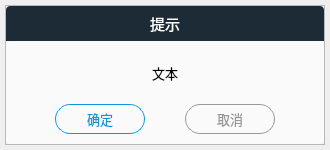
<?xml version="1.0" encoding="UTF-8"?>
<ui version="4.0">
 <class>TipsDialog</class>
 <widget class="QDialog" name="TipsDialog">
  <property name="geometry">
   <rect>
    <x>0</x>
    <y>0</y>
    <width>330</width>
    <height>150</height>
   </rect>
  </property>
  <property name="windowTitle">
   <string>Dialog</string>
  </property>
  <layout class="QVBoxLayout" name="verticalLayout" stretch="0">
   <property name="spacing">
    <number>0</number>
   </property>
   <property name="leftMargin">
    <number>5</number>
   </property>
   <property name="topMargin">
    <number>5</number>
   </property>
   <property name="rightMargin">
    <number>5</number>
   </property>
   <property name="bottomMargin">
    <number>5</number>
   </property>
   <item>
    <widget class="QFrame" name="layout">
     <property name="frameShape">
      <enum>QFrame::StyledPanel</enum>
     </property>
     <property name="frameShadow">
      <enum>QFrame::Raised</enum>
     </property>
     <layout class="QVBoxLayout" name="verticalLayout_2">
      <property name="spacing">
       <number>0</number>
      </property>
      <property name="leftMargin">
       <number>0</number>
      </property>
      <property name="topMargin">
       <number>0</number>
      </property>
      <property name="rightMargin">
       <number>0</number>
      </property>
      <property name="bottomMargin">
       <number>0</number>
      </property>
      <item>
       <widget class="QFrame" name="title_bar">
        <property name="minimumSize">
         <size>
          <width>0</width>
          <height>35</height>
         </size>
        </property>
        <property name="maximumSize">
         <size>
          <width>16777215</width>
          <height>35</height>
         </size>
        </property>
        <property name="styleSheet">
         <string notr="true">QFrame {
	border-top-left-radius: 4px;
	border-top-right-radius: 4px;
	background-color: #1D2B36;
}</string>
        </property>
        <property name="frameShape">
         <enum>QFrame::StyledPanel</enum>
        </property>
        <property name="frameShadow">
         <enum>QFrame::Raised</enum>
        </property>
        <layout class="QGridLayout" name="gridLayout_2">
         <property name="leftMargin">
          <number>0</number>
         </property>
         <property name="topMargin">
          <number>0</number>
         </property>
         <property name="rightMargin">
          <number>0</number>
         </property>
         <property name="bottomMargin">
          <number>0</number>
         </property>
         <property name="spacing">
          <number>0</number>
         </property>
         <item row="0" column="0">
          <widget class="QLabel" name="title_text">
           <property name="font">
            <font>
             <family>微软雅黑</family>
             <pointsize>11</pointsize>
            </font>
           </property>
           <property name="styleSheet">
            <string notr="true">QLabel {
	background: none;
	color: #ffffff;
}</string>
           </property>
           <property name="text">
            <string>提示</string>
           </property>
           <property name="alignment">
            <set>Qt::AlignCenter</set>
           </property>
          </widget>
         </item>
        </layout>
       </widget>
      </item>
      <item>
       <widget class="QFrame" name="main_area">
        <property name="styleSheet">
         <string notr="true">QFrame {
	border-bottom-left-radius: 4px;
	border-bottom-right-radius: 4px;
	background-color: #fafafa;
}

</string>
        </property>
        <property name="frameShape">
         <enum>QFrame::StyledPanel</enum>
        </property>
        <property name="frameShadow">
         <enum>QFrame::Raised</enum>
        </property>
        <layout class="QGridLayout" name="gridLayout">
         <property name="leftMargin">
          <number>0</number>
         </property>
         <property name="topMargin">
          <number>0</number>
         </property>
         <property name="rightMargin">
          <number>0</number>
         </property>
         <property name="bottomMargin">
          <number>0</number>
         </property>
         <property name="spacing">
          <number>0</number>
         </property>
         <item row="1" column="2">
          <spacer name="horizontalSpacer">
           <property name="orientation">
            <enum>Qt::Horizontal</enum>
           </property>
           <property name="sizeType">
            <enum>QSizePolicy::Fixed</enum>
           </property>
           <property name="sizeHint" stdset="0">
            <size>
             <width>40</width>
             <height>20</height>
            </size>
           </property>
          </spacer>
         </item>
         <item row="1" column="0">
          <spacer name="horizontalSpacer_2">
           <property name="orientation">
            <enum>Qt::Horizontal</enum>
           </property>
           <property name="sizeType">
            <enum>QSizePolicy::Expanding</enum>
           </property>
           <property name="sizeHint" stdset="0">
            <size>
             <width>20</width>
             <height>20</height>
            </size>
           </property>
          </spacer>
         </item>
         <item row="2" column="0" colspan="5">
          <spacer name="verticalSpacer">
           <property name="orientation">
            <enum>Qt::Vertical</enum>
           </property>
           <property name="sizeType">
            <enum>QSizePolicy::Fixed</enum>
           </property>
           <property name="sizeHint" stdset="0">
            <size>
             <width>20</width>
             <height>10</height>
            </size>
           </property>
          </spacer>
         </item>
         <item row="0" column="0" colspan="5">
          <widget class="QLabel" name="text">
           <property name="font">
            <font>
             <family>微软雅黑</family>
             <pointsize>10</pointsize>
            </font>
           </property>
           <property name="text">
            <string>文本</string>
           </property>
           <property name="alignment">
            <set>Qt::AlignCenter</set>
           </property>
          </widget>
         </item>
         <item row="1" column="1">
          <widget class="QPushButton" name="confirm_btn">
           <property name="minimumSize">
            <size>
             <width>90</width>
             <height>30</height>
            </size>
           </property>
           <property name="maximumSize">
            <size>
             <width>90</width>
             <height>30</height>
            </size>
           </property>
           <property name="font">
            <font>
             <family>微软雅黑</family>
             <pointsize>10</pointsize>
            </font>
           </property>
           <property name="cursor">
            <cursorShape>PointingHandCursor</cursorShape>
           </property>
           <property name="styleSheet">
            <string notr="true">QPushButton {
	border-radius: 15px;
	border: 1px solid #1296db;
	color: #1296db;
	background: none;
}

QPushButton:hover {
	background-color: #E6E6E6;
}</string>
           </property>
           <property name="text">
            <string>确定</string>
           </property>
          </widget>
         </item>
         <item row="1" column="4">
          <spacer name="horizontalSpacer_3">
           <property name="orientation">
            <enum>Qt::Horizontal</enum>
           </property>
           <property name="sizeType">
            <enum>QSizePolicy::Expanding</enum>
           </property>
           <property name="sizeHint" stdset="0">
            <size>
             <width>20</width>
             <height>20</height>
            </size>
           </property>
          </spacer>
         </item>
         <item row="1" column="3">
          <widget class="QPushButton" name="cancel_btn">
           <property name="minimumSize">
            <size>
             <width>90</width>
             <height>30</height>
            </size>
           </property>
           <property name="maximumSize">
            <size>
             <width>90</width>
             <height>30</height>
            </size>
           </property>
           <property name="font">
            <font>
             <family>微软雅黑</family>
             <pointsize>10</pointsize>
            </font>
           </property>
           <property name="cursor">
            <cursorShape>PointingHandCursor</cursorShape>
           </property>
           <property name="styleSheet">
            <string notr="true">QPushButton {
	border-radius: 15px;
	border: 1px solid #999999;
	color: #999999;
	background: none;
}

QPushButton:hover {
	background-color: #E6E6E6;
}</string>
           </property>
           <property name="text">
            <string>取消</string>
           </property>
          </widget>
         </item>
        </layout>
       </widget>
      </item>
     </layout>
    </widget>
   </item>
  </layout>
 </widget>
 <resources>
  <include location="../../Status.qrc"/>
 </resources>
 <connections/>
</ui>
